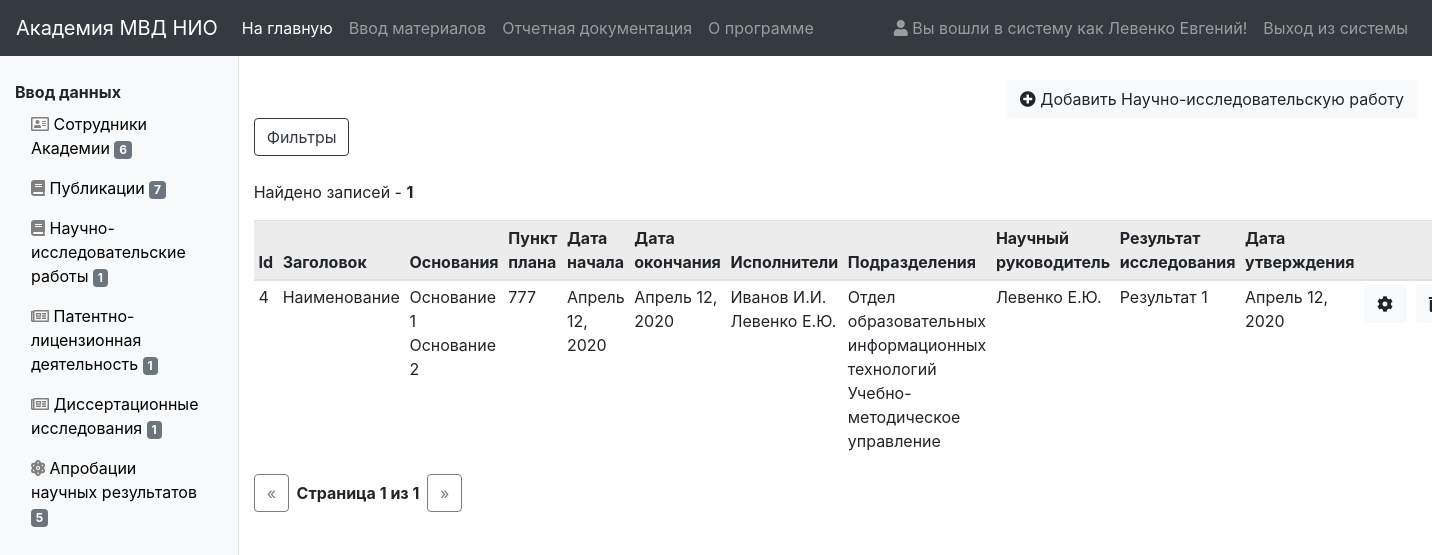
Page /nir/ (signed in) on the committed database.
### nir/models.py (models this page shows, shortened)
class NIR(models.Model):
    nir_title = models.TextField()
    reason = models.ManyToManyField(ReasonNIR, verbose_name="Основания для проведения")
    plan_item = models.CharField(max_length=255, blank=True, null=True, verbose_name="Пункт плана для проведения")
    start_date = models.DateField(blank=True, null=True, verbose_name="Дата начала")
    end_date = models.DateField(blank=True, null=True, verbose_name="Дата окончания")
    result = models.ForeignKey(ResearchResults, on_delete=models.SET_NULL, blank=True, null=True,
                               verbose_name="Результат проведения НИР")
    approve_date = models.DateField(blank=True, null=True, verbose_name="Дата утверждения акта")
    authors = models.ManyToManyField(Author, verbose_name="Авторы НИР")
    subdivisions = models.ManyToManyField(Subdivision, verbose_name="Подразделения НИР")
    nir_leader = models.ForeignKey(Author, related_name="nir_leader", on_delete=models.SET_NULL, null=True, blank=True,
                                   verbose_name="Научный руководитель")
    leader_subdivision = models.ForeignKey(Subdivision, related_name='nir_leader_subdivision', on_delete=models.SET_NULL, null=True, blank=True,
                                           verbose_name="Подразделение научного руководителя")
    date_added = models.DateTimeField(blank=True, null=True, verbose_name="Дата и время моследнего изменения")
    user_added = models.ForeignKey(User, on_delete=models.SET_NULL, blank=True, null=True,
                                   verbose_name="Кем внесено/изменено")
    class Meta:
        ordering = ('nir_title',)
        verbose_name = 'Научно-исследовательская работа'
        verbose_name_plural = 'Научно-исследовательские работы'
    @property
    def get_authors(self):
        s = ''
        for author in self.authors.all():
            s += author.get_full_name
            s += ' '
        return s
    @property
    def get_reasons(self):
        s = ''
        for reason in self.reason.all():
            s += reason.reason_name
            s += ' '
        return s
    @property
    def get_subdivisions(self):
        s = ''
        for subdivision in self.subdivisions.all():
            s += subdivision.subdivision_name
            s += ' '
        return s

class ReasonNIR(models.Model):
    reason_name = models.CharField(max_length=255, verbose_name="Основание для проведения НИР")
    def __str__(self):
        return self.reason_name
    class Meta:
        ordering = ('reason_name',)
        verbose_name = 'Основание для проведения НИР'
        verbose_name_plural = 'Основания для проведения НИР'

class ResearchResults(models.Model):
    research_result_name = models.CharField(max_length=255, verbose_name="Результат исследования")
    def __str__(self):
        return self.research_result_name
    class Meta:
        ordering = ('research_result_name',)
        verbose_name = 'Результат исследования'
        verbose_name_plural = 'Результаты исследования'

### authors/models.py (models this page shows, shortened)
class Author(models.Model):
    subdivision = models.ForeignKey(Subdivision, on_delete=models.SET_NULL, null=True, verbose_name="Подразделение")
    lastname = models.CharField(max_length=100, verbose_name="Фамилия", validators=[name_validator])
    firstname = models.CharField(max_length=100, verbose_name="Имя", validators=[name_validator])
    patronymic = models.CharField(max_length=100, verbose_name="Отчество", validators=[name_validator])
    date_of_birth = models.DateField(blank=True, null=True, verbose_name="Дата рождения")
    rank = models.ForeignKey(Rank, on_delete=models.SET_NULL, blank=True, null=True, verbose_name="Звание")
    position = models.ForeignKey(Position, on_delete=models.SET_NULL, blank=True, null=True, verbose_name="Должность")
    position_date = models.DateField(blank=True, null=True, verbose_name="Дата назначения на должность")
    is_docentvak = models.BooleanField(default=False, verbose_name="Является доцентом ВАК")
    docentvak_date = models.DateField(blank=True, null=True, verbose_name="Дата присовения доцента ВАК")
    is_professor = models.BooleanField(default=False, verbose_name="Является профессором")
    professor_date = models.DateField(blank=True, null=True, verbose_name="Дата присвоения профессороской степени")
    is_candidate = models.BooleanField(default=False, verbose_name="Является кандидатом наук")
    candidate_date = models.DateField(blank=True, null=True, verbose_name="Дата присвоения кандидата наук")
    candidate_title = models.TextField(blank=True, null=True, verbose_name="Название кандидатской диссертации")
    candidate_specialty = models.ForeignKey(Candidatespecialty, on_delete=models.SET_NULL, blank=True, null=True,
                                            verbose_name="Кандидатская специальность")
    is_doctor = models.BooleanField(default=False, verbose_name="Является доктором наук")
    doctor_date = models.DateField(blank=True, null=True, verbose_name="Дата присвоения доктора наук")
    doctor_title = models.TextField(blank=True, null=True, verbose_name="Название докторской диссертации")
    doctor_specialty = models.ForeignKey(Doctorspecialty, on_delete=models.SET_NULL, blank=True, null=True,
                                         verbose_name="Докторская специальность")
    extra_data = models.TextField(blank=True, null=True, verbose_name="Дополнительные данные")
    work_status = models.ForeignKey(Workstatus, on_delete=models.SET_NULL, null=True,
                                    verbose_name="Рабочий статус")
    def __str__(self):
        return self.lastname + ' ' + self.firstname + ' ' + self.patronymic + ' ' + str(self.subdivision)
    class Meta:
        ordering = ('lastname',)
        verbose_name = 'Автор'
        verbose_name_plural = 'Авторы'
    @property
    def get_full_name(self):
        return "{} {}.{}.".format(self.lastname, self.firstname[0], self.patronymic[0])

class Subdivision(models.Model):
    subdivision_name = models.CharField(max_length=255, verbose_name="Наименование подразделения")
    subdivision_short_name = models.CharField(max_length=70, verbose_name="Сокращенное наименование подразделения",
                                              blank=True, null=True)
    group = models.ForeignKey(Subdivisiongroup, on_delete=models.SET_NULL, null=True, verbose_name="Группа подразделений")
    def __str__(self):
        return self.subdivision_name
    class Meta:
        ordering = ('subdivision_name',)
        verbose_name = 'Подразделение'
        verbose_name_plural = 'Подразделения'

### nir/views.py (the view)
# urls.py: path('', login_required(views.nir_list), name='list'),
def nir_list(request):
    f = NIRFilter(request.GET, queryset=NIR.objects.all().order_by('-pk'))
    paginator = Paginator(f.qs, 50)
    page = request.GET.get('page')
    nirs = paginator.get_page(page)
    return render(request, 'nir/nir_list.html', {'list': nirs,
                                                                  'filter': f,
                                                                  })

### context_processors/side_panel_context.py (called while the page is built)
def counts(request):
    return {'author_count': Author.objects.all().count(),
            'sciencework_count': Sciencework.objects.all().count(),
            'nir_count': NIR.objects.all().count(),
            'pld_count': PLD.objects.all().count(),
            'dissertation_count': DissertationResearch.objects.all().count(),
            'anr_count': ANR.objects.all().count(),
            }

### nir/templates/nir/nir_list.html (shortened to what this page needs)
{% extends "base_list.html" %}
{% load url_replace %}
{% load static %}
{% block add_button %}
    <a href="{% url 'nir:add' %}" class="btn btn-light"><i class="fas fa-plus-circle"></i> Добавить Научно-исследовательскую работу</a>
{% endblock %}
{% block list %}
    <table class="table table-sm">
        <thead class="table-active">
        <tr>
            <th scope="col">Id</th>
            <th scope="col">Заголовок</th>
            <th scope="col">Основания</th>
            <th scope="col">Пункт плана</th>
            <th scope="col">Дата начала</th>
            <th scope="col">Дата окончания</th>
            <th scope="col">Исполнители</th>
            <th scope="col">Подразделения</th>
            <th scope="col">Научный руководитель</th>
            <th scope="col">Результат исследования
            <th scope="col">Дата утверждения</th>
            <th scope="col"></th>
            <th scope="col"></th>
        </tr>
        </thead>
        <tbody>
        {% for nir in list %}
            <tr>
                <td>{{ nir.id }}</td>
                <td>{{ nir.nir_title }}</td>
                <td>{{ nir.get_reasons }}</td>
                <td>{{ nir.plan_item }}</td>
                <td>{{ nir.start_date }}</td>
                <td>{{ nir.end_date }}</td>
                <td>{{ nir.get_authors }}</td>
                <td>{{ nir.get_subdivisions }}</td>
                <td>{{ nir.nir_leader.get_full_name }}</td>
                <td>{{ nir.result }}</td>
                <td>{{ nir.approve_date }}</td>
                <td><a href="{% url 'nir:update' nir.id %}" class="btn btn-light"><i class="fas fa-cog"></i></a></td>
                <td><a href="{% url 'nir:delete' nir.id %}" class="btn btn-light"><i class="fas fa-trash-alt"></i></a></td>
            </tr>
        {% endfor %}
        </tbody>
    </table>
{% endblock %}

### index/templates/index/common/navs/nav.html (shortened to what this page needs)
<nav class="navbar navbar-expand-lg navbar-dark bg-dark">
    <a class="navbar-brand" href="">Академия МВД НИО</a>
    <div class="collapse navbar-collapse" id="navbarSupportedContent">
        <ul class="navbar-nav mr-auto">
            <li class="nav-item active">
                <a class="nav-link" href="{% url 'index:index' %}">На главную<span class="sr-only">(current)</span></a>
            </li>
            <li class="nav-item">
                <a class="nav-link" href="{% url 'authors:list' %}">Ввод материалов</a>
            </li>
            <li class="nav-item">
                <a class="nav-link" href="">Отчетная документация</a>
            </li>
            <li class="nav-item">
                <a class="nav-link" href="{% url 'index:about' %}">О программе</a>
            </li>
        </ul>
        <ul class="navbar-nav">
            {% if user.is_authenticated  %}
                <li class="nav-item">
                    <a class="nav-link"><i class="fas fa-user"></i> Вы вошли в систему как {{ user.last_name }} {{ user.first_name }}!</a>
                </li>
                <li class="nav-item">
                    <a class="nav-link" href="{% url 'logout' %}"> Выход из системы</a>
                </li>
            {% else %}
                <li class="nav-item">
                    <a class="nav-link" href=""><i class="fas fa-user"></i> Вход в систему</a>
                </li>
            {% endif %}
        </ul>
    </div>
</nav>

### rows in the picture
NIR: id "4", nir_title "Наименование", get_reasons "Основание 1 Основание 2", plan_item "777", start_date "Апрель 12, 2020", end_date "Апрель 12, 2020", get_authors "Иванов И.И. Левенко Е.Ю.", get_subdivisions "Отдел образовательных информационных технологий Учебно-методическое управление", nir_leader.get_full_name "Левенко Е.Ю.", result "Результат 1", approve_date "Апрель 12, 2020"

### other values in the picture
{{ user.last_name }} "Левенко"
{{ user.first_name }} "Евгений"
{{ author_count }} "6"
{{ sciencework_count }} "7"
{{ nir_count }} "1"
{{ pld_count }} "1"
{{ dissertation_count }} "1"
{{ anr_count }} "5"
{{ filter.qs|length }} "1"
{{ list.number }} "1"
{{ list.paginator.num_pages }} "1"
